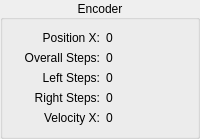
          <widget class="QGroupBox" name="data_group_box_encoder">
           <property name="title">
            <string>Encoder</string>
           </property>
           <property name="alignment">
            <set>Qt::AlignCenter</set>
           </property>
           <layout class="QHBoxLayout" name="data_group_box_layout_encoder">
            <item>
             <layout class="QVBoxLayout" name="data_encoder_data_layout_label_name">
              <item>
               <widget class="QLabel" name="data_encoder_data_label_name_position_x">
                <property name="text">
                 <string>Position X:</string>
                </property>
                <property name="alignment">
                 <set>Qt::AlignRight|Qt::AlignTrailing|Qt::AlignVCenter</set>
                </property>
               </widget>
              </item>
              <item>
               <widget class="QLabel" name="data_encoder_data_label_name_steps">
                <property name="text">
                 <string>Overall Steps:</string>
                </property>
                <property name="alignment">
                 <set>Qt::AlignRight|Qt::AlignTrailing|Qt::AlignVCenter</set>
                </property>
               </widget>
              </item>
              <item>
               <widget class="QLabel" name="data_encoder_data_label_name_steps_left">
                <property name="text">
                 <string>Left Steps:</string>
                </property>
                <property name="alignment">
                 <set>Qt::AlignRight|Qt::AlignTrailing|Qt::AlignVCenter</set>
                </property>
               </widget>
              </item>
              <item>
               <widget class="QLabel" name="data_encoder_data_label_name_steps_right">
                <property name="text">
                 <string>Right Steps:</string>
                </property>
                <property name="alignment">
                 <set>Qt::AlignRight|Qt::AlignTrailing|Qt::AlignVCenter</set>
                </property>
               </widget>
              </item>
              <item>
               <widget class="QLabel" name="data_encoder_data_label_name_velocity_x">
                <property name="text">
                 <string>Velocity X:</string>
                </property>
                <property name="alignment">
                 <set>Qt::AlignRight|Qt::AlignTrailing|Qt::AlignVCenter</set>
                </property>
               </widget>
              </item>
             </layout>
            </item>
            <item>
             <layout class="QVBoxLayout" name="data_encoder_data_layout_label_value">
              <item>
               <widget class="QLabel" name="data_encoder_data_label_value_position_x">
                <property name="sizePolicy">
                 <sizepolicy hsizetype="Fixed" vsizetype="Preferred">
                  <horstretch>0</horstretch>
                  <verstretch>0</verstretch>
                 </sizepolicy>
                </property>
                <property name="minimumSize">
                 <size>
                  <width>80</width>
                  <height>0</height>
                 </size>
                </property>
                <property name="text">
                 <string>0</string>
                </property>
               </widget>
              </item>
              <item>
               <widget class="QLabel" name="data_encoder_data_label_value_steps">
                <property name="sizePolicy">
                 <sizepolicy hsizetype="Fixed" vsizetype="Preferred">
                  <horstretch>0</horstretch>
                  <verstretch>0</verstretch>
                 </sizepolicy>
                </property>
                <property name="minimumSize">
                 <size>
                  <width>80</width>
                  <height>0</height>
                 </size>
                </property>
                <property name="text">
                 <string>0</string>
                </property>
               </widget>
              </item>
              <item>
               <widget class="QLabel" name="data_encoder_data_label_value_steps_left">
                <property name="sizePolicy">
                 <sizepolicy hsizetype="Fixed" vsizetype="Preferred">
                  <horstretch>0</horstretch>
                  <verstretch>0</verstretch>
                 </sizepolicy>
                </property>
                <property name="minimumSize">
                 <size>
                  <width>80</width>
                  <height>0</height>
                 </size>
                </property>
                <property name="text">
                 <string>0</string>
                </property>
               </widget>
              </item>
              <item>
               <widget class="QLabel" name="data_encoder_data_label_value_steps_right">
                <property name="sizePolicy">
                 <sizepolicy hsizetype="Fixed" vsizetype="Preferred">
                  <horstretch>0</horstretch>
                  <verstretch>0</verstretch>
                 </sizepolicy>
                </property>
                <property name="minimumSize">
                 <size>
                  <width>80</width>
                  <height>0</height>
                 </size>
                </property>
                <property name="text">
                 <string>0</string>
                </property>
               </widget>
              </item>
              <item>
               <widget class="QLabel" name="data_encoder_data_label_value_velocity_x">
                <property name="sizePolicy">
                 <sizepolicy hsizetype="Fixed" vsizetype="Preferred">
                  <horstretch>0</horstretch>
                  <verstretch>0</verstretch>
                 </sizepolicy>
                </property>
                <property name="minimumSize">
                 <size>
                  <width>80</width>
                  <height>0</height>
                 </size>
                </property>
                <property name="text">
                 <string>0</string>
                </property>
               </widget>
              </item>
             </layout>
            </item>
           </layout>
          </widget>
